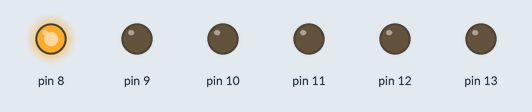
Simulated run of this sketch. Board: Arduino Uno, built with avr-gcc and run on an emulated ATmega328P. Shown: output pins drawn as LEDs (lit = HIGH).

Above: at 0.05 s.
At 0.25 s:
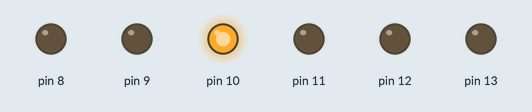
At 0.55 s:
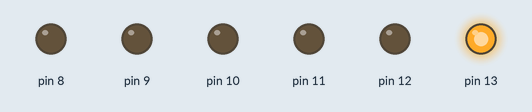
At 1.15 s:
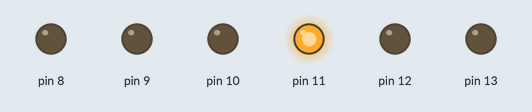
At 1.75 s:
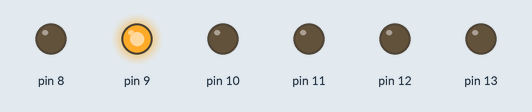
At 2.3 s:
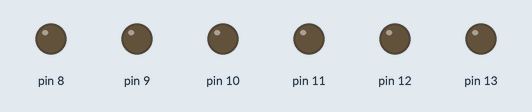
Timing chart, 0 to 3.0 s (numbered marks = the images above):
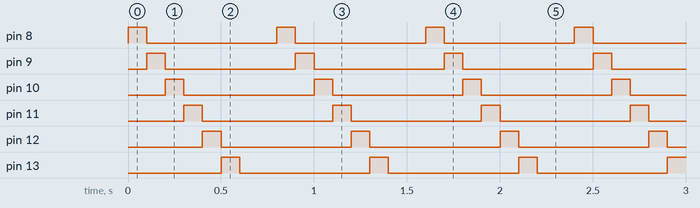

The sketch:

accesoPuertos.ino
```cpp
#define PAUSA 100

void setup()

  {
    DDRB=B00111111;
  }

void loop()

  {
    PORTB=B00000001;
/*
//  ASI LO PODEMOS HACER MAS SENCILLO, MULTIPLICANDO POR 2  //

    for(int i=0;i<6;i++)

        {
          delay(100);
          PORTB=PORTB*2;
        }

    for(int i=0;i<6;i++)

        {
          PORTB=PORTB/2;
          delay(100);
        }

 */


  PORTB=B00000001;
  delay(100);
  PORTB=B00000010;
  delay(100);
  PORTB=B00000100;
  delay(100);
  PORTB=B00001000;
  delay(100);
  PORTB=B00010000;
  delay(100);
  PORTB=B00100000;
  delay(100);
  PORTB=B01000000;
  delay(100);
  PORTB=B10000000;
  delay(100);


}
```

Measured:
- by itself, pin 8–13: alternates HIGH for 0.10 s and LOW for 0.70 s
- by itself, everything shown: repeats every 0.80 s, in 7 steps
